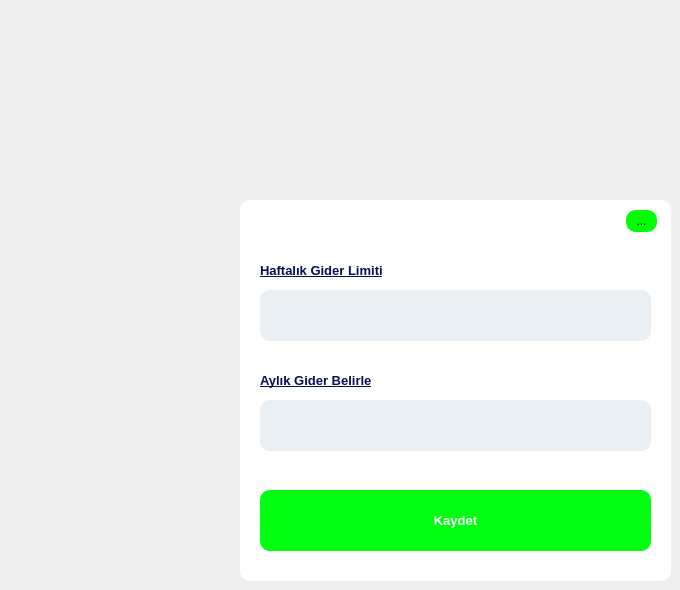
    <widget class="QWidget" name="page_setLimit">
     <widget class="QFrame" name="frame_2">
      <property name="geometry">
       <rect>
        <x>240</x>
        <y>200</y>
        <width>431</width>
        <height>381</height>
       </rect>
      </property>
      <property name="styleSheet">
       <string notr="true">background:white;
border-radius:10px;</string>
      </property>
      <property name="frameShape">
       <enum>QFrame::StyledPanel</enum>
      </property>
      <property name="frameShadow">
       <enum>QFrame::Raised</enum>
      </property>
      <widget class="QLabel" name="label_7">
       <property name="geometry">
        <rect>
         <x>20</x>
         <y>60</y>
         <width>181</width>
         <height>21</height>
        </rect>
       </property>
       <property name="font">
        <font>
         <pointsize>10</pointsize>
         <weight>75</weight>
         <bold>true</bold>
         <underline>true</underline>
        </font>
       </property>
       <property name="styleSheet">
        <string notr="true">color:#020F59;</string>
       </property>
       <property name="text">
        <string>Haftalık Gider Limiti</string>
       </property>
      </widget>
      <widget class="QLineEdit" name="tb_haftalikGider">
       <property name="geometry">
        <rect>
         <x>20</x>
         <y>90</y>
         <width>391</width>
         <height>51</height>
        </rect>
       </property>
       <property name="styleSheet">
        <string notr="true">background:#E9EFF2;
border-radius:10px;</string>
       </property>
      </widget>
      <widget class="QLabel" name="label_51">
       <property name="geometry">
        <rect>
         <x>20</x>
         <y>170</y>
         <width>181</width>
         <height>21</height>
        </rect>
       </property>
       <property name="font">
        <font>
         <pointsize>10</pointsize>
         <weight>75</weight>
         <bold>true</bold>
         <underline>true</underline>
        </font>
       </property>
       <property name="styleSheet">
        <string notr="true">color:#020F59;</string>
       </property>
       <property name="text">
        <string>Aylık Gider Belirle</string>
       </property>
      </widget>
      <widget class="QLineEdit" name="tb_gunlukGider">
       <property name="geometry">
        <rect>
         <x>20</x>
         <y>200</y>
         <width>391</width>
         <height>51</height>
        </rect>
       </property>
       <property name="styleSheet">
        <string notr="true">background:#E9EFF2;
border-radius:10px;</string>
       </property>
      </widget>
      <widget class="QPushButton" name="bt_limitKaydet">
       <property name="geometry">
        <rect>
         <x>20</x>
         <y>290</y>
         <width>391</width>
         <height>61</height>
        </rect>
       </property>
       <property name="font">
        <font>
         <pointsize>10</pointsize>
         <weight>75</weight>
         <bold>true</bold>
        </font>
       </property>
       <property name="mouseTracking">
        <bool>true</bool>
       </property>
       <property name="styleSheet">
        <string notr="true">background-color: rgb(0, 255, 17);
color:white;</string>
       </property>
       <property name="text">
        <string>Kaydet</string>
       </property>
      </widget>
      <widget class="QToolButton" name="toolButton">
       <property name="geometry">
        <rect>
         <x>386</x>
         <y>10</y>
         <width>31</width>
         <height>22</height>
        </rect>
       </property>
       <property name="styleSheet">
        <string notr="true">background-color: rgb(0, 255, 0);</string>
       </property>
       <property name="text">
        <string>...</string>
       </property>
      </widget>
     </widget>
    </widget>
